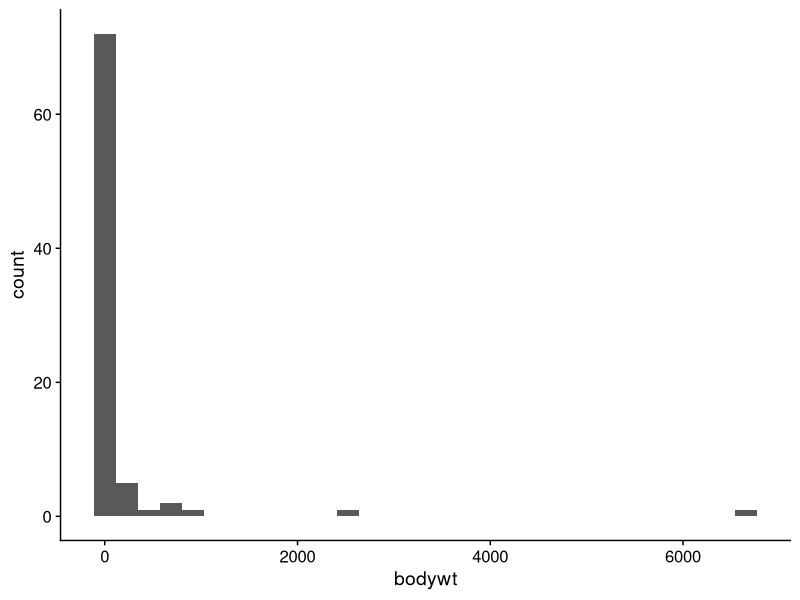
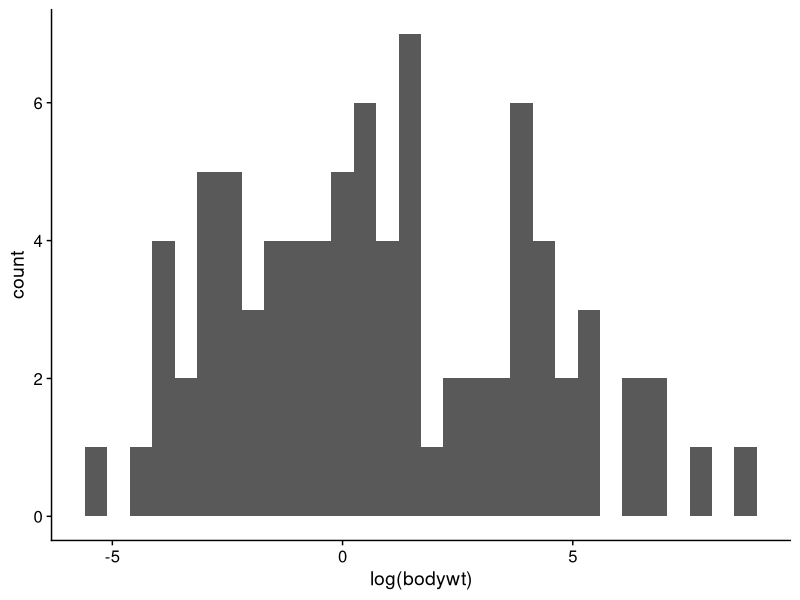
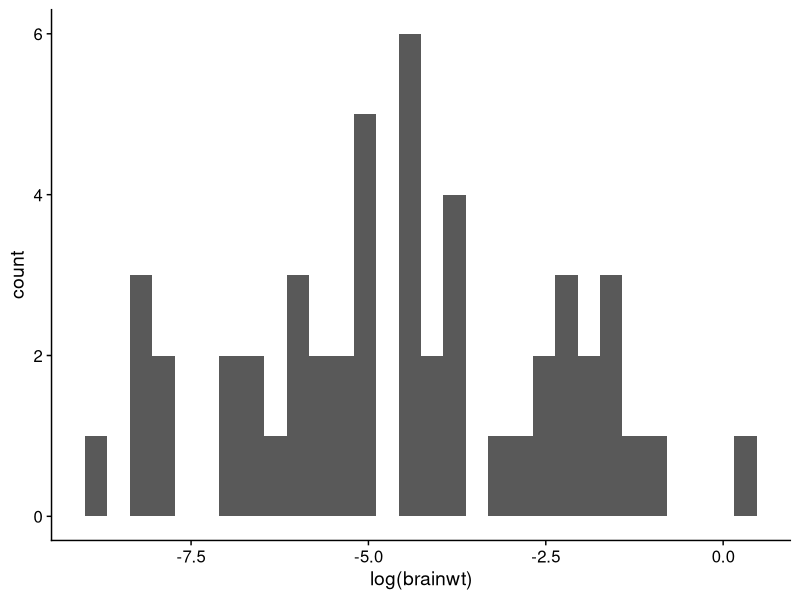

The R script that drew these images, in order:
## ---- chunk 1
# Load other packages here.
if (!require("tidyverse")) install.packages("tidyverse"); library(tidyverse)
## ---- chunk 2

## ---- chunk 3
if (!require("cowplot")) install.packages("cowplot"); library(tidyverse)
## ---- chunk 4
summary(msleep)
## ---- chunk 5
msleep
## ---- chunk 6
ggplot(msleep) +
  aes(x = bodywt) +
  geom_histogram() +
  theme_cowplot()
## ---- chunk 7
ggplot(msleep) +
  aes(x = log(bodywt)) +
  geom_histogram() +
  theme_cowplot()
## ---- chunk 8
bodywt.large <- filter(msleep, (bodywt <= 100))

ggplot(bodywt.large) +
  aes(x = log(brainwt)) +
  geom_histogram() +
  theme_cowplot()
